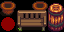

A level layout from a 2D game, rendered from its tile map. Below: a short description, then the map file with its tile-grid data intact:
An orthogonal 4x2 tile map with 16x16 px tiles, 5 tile layers (Back, Buildings, Paths, Front, ...), 10 tilesets.

<map version="1.10" tiledversion="1.11.2" orientation="orthogonal" renderorder="left-down" width="4" height="2" tilewidth="16" tileheight="16" infinite="0" nextlayerid="11" nextobjectid="1">
 <tileset firstgid="1" name="spring_outdoorsTileSheet" tilewidth="16" tileheight="16" tilecount="1975" columns="25">
  <image source="spring_outdoorsTileSheet.png" width="400" height="1264" />
 </tileset>
 <tileset firstgid="1976" name="summer_outdoorsTileSheet" tilewidth="16" tileheight="16" tilecount="1975" columns="25">
  <image source="summer_outdoorsTileSheet.png" width="400" height="1264" />
 </tileset>
 <tileset firstgid="3951" name="fall_outdoorsTileSheet" tilewidth="16" tileheight="16" tilecount="1975" columns="25">
  <image source="fall_outdoorsTileSheet.png" width="400" height="1264" />
 </tileset>
 <tileset firstgid="5926" name="winter_outdoorsTileSheet" tilewidth="16" tileheight="16" tilecount="1975" columns="25">
  <image source="winter_outdoorsTileSheet.png" width="400" height="1264" />
 </tileset>
 <tileset firstgid="7901" name="paths" tilewidth="16" tileheight="16" tilecount="64" columns="4">
  <image source="paths.png" width="64" height="256" />
 </tileset>
 <tileset firstgid="7965" name="springobjects" tilewidth="16" tileheight="16" tilecount="936" columns="24">
  <image source="springobjects.png" width="384" height="624" />
 </tileset>
 <tileset firstgid="8901" name="spring_town" tilewidth="16" tileheight="16" tilecount="2304" columns="32">
  <image source="spring_town.png" width="512" height="1152" />
 </tileset>
 <tileset firstgid="11205" name="fall_town" tilewidth="16" tileheight="16" tilecount="2304" columns="32">
  <image source="fall_town.png" width="512" height="1152" />
 </tileset>
 <tileset firstgid="13509" name="winter_town" tilewidth="16" tileheight="16" tilecount="2304" columns="32">
  <image source="winter_town.png" width="512" height="1152" />
 </tileset>
 <tileset firstgid="15813" name="summer_town" tilewidth="16" tileheight="16" tilecount="2304" columns="32">
  <image source="summer_town.png" width="512" height="1152" />
 </tileset>
 <layer id="1" name="Back" width="4" height="2">
  <data encoding="csv">
0,0,0,0,
0,0,0,0
</data>
 </layer>
 <layer id="3" name="Buildings" width="4" height="2">
  <data encoding="csv">
8988,0,8988,0,
0,9223,9224,1523
</data>
 </layer>
 <layer id="2" name="Paths" width="4" height="2">
  <data encoding="csv">
0,0,0,0,
7908,0,0,0
</data>
 </layer>
 <layer id="5" name="Front" width="4" height="2">
  <data encoding="csv">
0,9191,9192,1498,
0,0,0,0
</data>
 </layer>
 <layer id="6" name="AlwaysFront" width="4" height="2">
  <data encoding="csv">
0,0,0,0,
0,0,0,0
</data>
 </layer>
 <objectgroup id="7" name="Back" />
 <objectgroup id="9" name="Buildings" />
 <objectgroup id="8" name="Paths" />
 <objectgroup id="10" name="Front" />
 <objectgroup id="4" name="AlwaysFront" />
</map>
